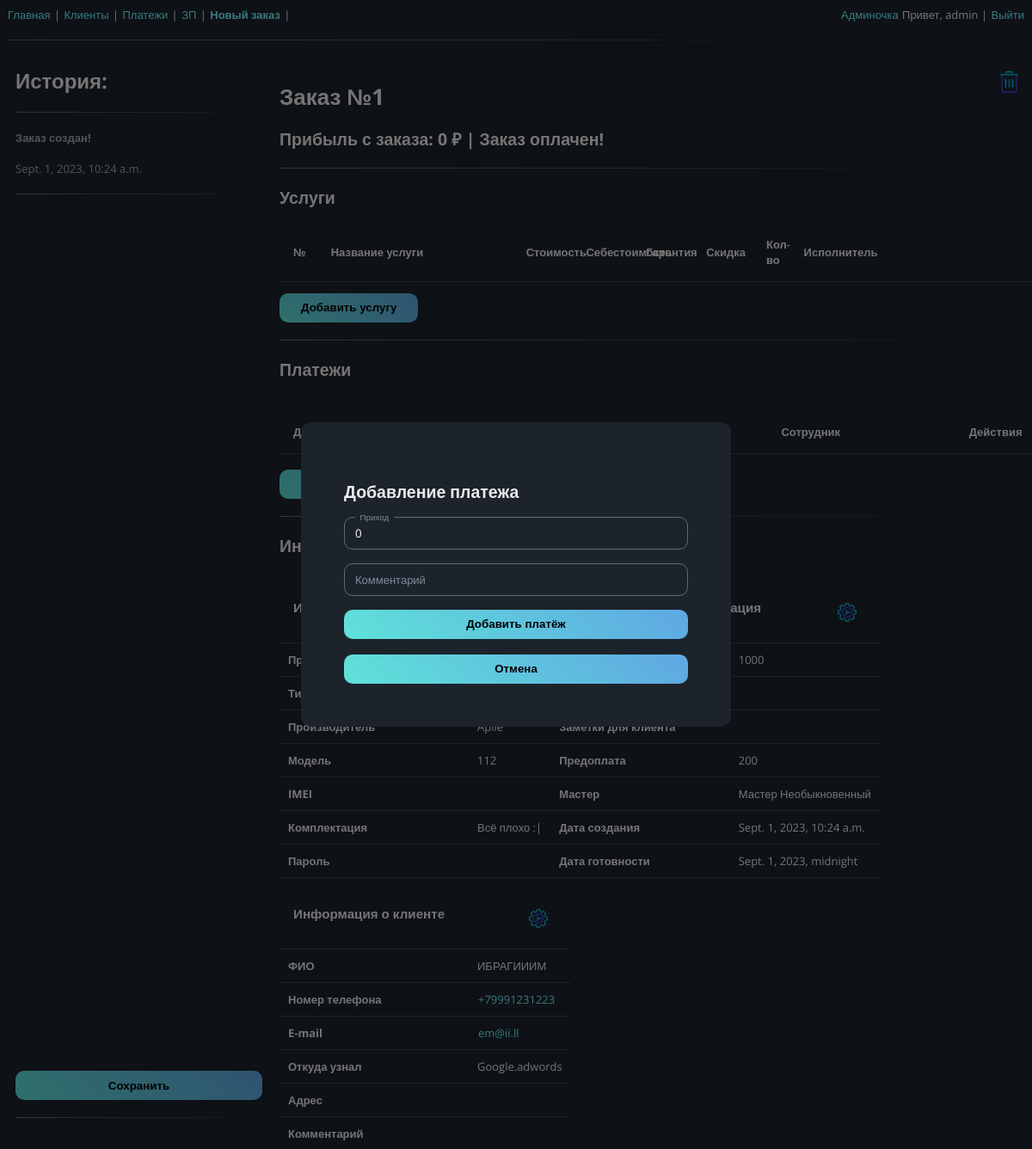
/order/1/close_order/ (signed in), run on the app's committed database.
### users/models.py (models this page shows, shortened)
class Employees(AbstractUser):
    percent = models.IntegerField(verbose_name='Процент от заказа', default=50)
    earnings = models.IntegerField(default=0, verbose_name='Заработок с последней выплаты')

### orders/models.py (models this page shows, shortened)
class OrderHistory(models.Model):
    order = models.ForeignKey(Order, on_delete=models.CASCADE, verbose_name='Заказ')
    employee = models.ForeignKey(Employees, on_delete=models.PROTECT, null=True, blank=True,
                                verbose_name='Исполнитель')
    date = models.DateTimeField(default=timezone.now)
    message = models.CharField(max_length=200, verbose_name='Сообщение')

class Order(models.Model):
    class Meta:
        verbose_name = 'Заказ'
        verbose_name_plural = 'Заказы'
        ordering = ['-pk']
    def get_finance_data(self):
        works = Works.objects.filter(order_id=self.pk)
        payments = Payments.objects.filter(order_id=self.pk)
        prepayments_sum, profit, price = 0, 0, 0
        for payment in payments:
            prepayments_sum += payment.income + payment.expense
        for work in works:
            work_price = (work.price - work.discount) * work.quantity
            price += work_price
            profit += work_price - (work.cost * work.quantity)
        client_debt = price - prepayments_sum
        finance_data = {'profit': profit, 'client_debt': client_debt}
        return finance_data
    def get_order_data(self):
        order_data = {}
        order_data['order'] = self
        order_data['client'] = order_data['order'].client
        order_data['works'] = Works.objects.filter(order_id=order_data['order'].pk)
        order_data['payments'] = Payments.objects.filter(order_id=order_data['order'].pk)
        order_data['history'] = OrderHistory.objects.filter(order_id=order_data['order'].pk).order_by('-pk')
        print('!!!!! ДАННЫЕ ИЗ БД !!!!!')
        cache.set_many({
            'order': order_data['order'],
            'client': order_data['client'],
            'works': order_data['works'],
            'payments': order_data['payments'],
            'history': order_data['history']
        })
        return order_data
    def get_order_data_cached(self):
        order_data_cached = {}
        order_data_cached['order'] = cache.get('order')
        order_data_cached['client'] = cache.get('client')
        order_data_cached['works'] = cache.get('works')
        order_data_cached['payments'] = cache.get('payments')
        order_data_cached['history'] = cache.get('history')
        print('!!!!! ДАННЫЕ ИЗ КЭША !!!!!')
        if not order_data_cached['order']:
            order_data_cached = self.get_order_data()
        return order_data_cached
    client = models.ForeignKey(Client, on_delete=models.PROTECT, verbose_name='Клиент')
    employee = models.ForeignKey(Employees, on_delete=models.PROTECT, null=True, blank=True,
                                verbose_name='Исполнитель')
    whats_broken = models.CharField(max_length=50, verbose_name='Неисправность')
    device_appearance = models.CharField(max_length=80, blank=True,
                                         default='', verbose_name='Состояние')
    device_type = models.CharField(max_length=20, blank=True, default='',
                                   verbose_name='Тип устройства')
    imei = models.CharField(max_length=20, blank=True, default='', verbose_name='IMEI/SN')
    device_brand = models.CharField(max_length=20, verbose_name='Производитель')
    device_model = models.CharField(max_length=20, verbose_name='Модель')
    device_kit = models.CharField(max_length=80, blank=True, default='',
                                  verbose_name='Комплектация')
    device_pass = models.CharField(max_length=20, blank=True, default='',
                                   verbose_name='Пароль')
    price = models.IntegerField(verbose_name='Орентировоная стоимость')
    note_hidden = models.CharField(max_length=150, blank=True, default='',
                                   verbose_name='Заметки клиент НЕ видит')
    note_client = models.CharField(max_length=150, blank=True, default='',
                                   verbose_name='Заметки клиент видит')
    prepayment = models.IntegerField(null=True, blank=True, verbose_name='Предоплата')
    profit = models.IntegerField(null=True, default=0, verbose_name='Профит')
    debt = models.IntegerField(null=True, default=0, verbose_name='Клиент должен')
    date_creation = models.DateTimeField(default=timezone.now, null=True, verbose_name='Дата создания')
    date_completion = models.DateTimeField(null=True, verbose_name='Дата готовности')
    in_work = models.BooleanField(default=True)

### clients/models.py (models this page shows, shortened)
class Client(models.Model):
    name = models.CharField(max_length=40, verbose_name='Имя')
    tel = models.CharField(max_length=15, verbose_name='Номер телефона')
    email = models.EmailField(blank=True, default='', verbose_name='E-mail')
    source = models.ForeignKey(ClientSource, on_delete=models.PROTECT,
                               null=True, blank=True, verbose_name='Источник')
    adress = models.CharField(max_length=150, blank=True, default='', verbose_name='Адрес')
    comment_client = models.CharField(max_length=50, blank=True, default='',
                                      verbose_name='Комментарий о клиенте')

class ClientSource(models.Model):
    source = models.CharField(max_length=30, default='', blank=True)
    def __str__(self):
        return self.source

### orders/views.py (the view, shortened to what this page needs)
# urls.py: path('order/<int:order_id>/close_order/', CloseOrder.as_view(), name='close_order'),
class CloseOrder(PermissionRequiredMixin, FormView):
    permission_required = 'orders.change_order'
    login_url = reverse_lazy('login')
    model = Payments
    template_name = 'add_payment.html'
    form_class = PaymentsIncomeForm
    def get_context_data(self, **kwargs: Any) -> Dict[str, Any]:
        order = Order.objects.get(pk=self.kwargs['order_id'])
        context = order.get_order_data_cached()
        context['form'] = super().get_form()
        context['form'].fields['income'].widget.attrs['readonly'] = True
        context['form'].initial={'income': order.get_finance_data()['client_debt']}
        return context

### orders/templates/add_payment.html (shortened to what this page needs)
{% extends "order.html" %}
{% block popup %}
<div class="popup open">
    <div class="popup__box">
        <h2>Добавление платежа</h2>
        <form method="POST">
            {% for field in form %}
            <div class="text-field text-field_floating">
                {{ field }}
                <label for="field.id_for_label" class="text-field__label">{{ field.label }}</label>
            </div>
            {% endfor %}
            <input class="button form_button" type="submit" value="Добавить платёж"><br>
            <input class="button form_button" type="button"
                onclick="window.location.href = '{% url 'order' order.pk %}';" value="Отмена">
        </form>
    </div>
</div>
{% endblock popup %}

### orders/templates/order.html (shortened to what this page needs)
{% extends "base.html" %}
{% load static %}
{% block content%}
<div class="order_containers">
    <div class="order_containers-history">
        <font size="5"><b>История: </b></font>
        <hr>
        <div class="scrollable">
        {% for message in history %}
            <div class="grey_text">
            <b>{{ message.message }}</b> <br>
            <font size="2">{{ message.employee.get_full_name }}</font> <br>
            <font size="2">{{ message.date }}</font>
            </div>
            <hr>
        {% endfor %}
        </div>
            {% if perms.orders.add_order %}
        <form method="POST" action="{% url 'add_history_message' order.pk %}">
            <br>
                <input class="button order_history_button" type="submit" value="Сохранить">
            {% endif %}
        </form>
        <hr>
    </div>
    <div class="order_containers-content">
        {% if perms.orders.delete_order %}
            <button class="icon_button last">
                <a href="{% url 'delete_order' order.pk %}">
                    <img src="{% static 'icons/delete1.png' %}" height="35">
                </a>
            </button>
        {% endif %}
        {% block popup %} {% endblock popup %}
        <h1> Заказ №{{order.id}}  </h1>
        <h2> Прибыль с заказа:  {{order.get_finance_data.profit}} &#8381; |
        {% with client_debt=order.get_finance_data.client_debt %}
            {% if client_debt < 0 %}
                Клиент оплатил: {{client_debt|cut:"-"}} &#8381;  </h2>
            {% elif client_debt == 0 %}
                Заказ оплачен!  </h2>
            {% else %}
                Клиент должен: {{client_debt}} &#8381;  </h2>
            {% endif %}
        {% endwith %}
        <hr>
        <h2>Услуги</h2>
        <table class="full_width">
            <thead>
                <th width=5%>№</th>
                <th>Название услуги</th>
                <th width=8%>Стоимость</th>
                <th width=8%>Себестоимость</th>
                <th width=8%>Гарантия</th>
                <th width=8%>Скидка</th>
                <th width=5%>Кол-во</th>
                <th>Исполнитель</th>
                <th width=6%></th>
            </thead>
        </table>
        <p><input class="button" type="button" onclick="window.location.href = '{% url 'add_work' order.pk %}';" value="Добавить услугу"></p>
        <hr>
        <h2>Платежи</h2>
        <a name="payments"></a>
        <table border="0" class="full_width">
            <thead>
                <th width=30%>Дата</th>
                <th width=10%>Сумма</th>
                <th width=25%>Описание</th>
                <th width=25%>Сотрудник</th>
                <th width=10%>Действия</th>
            </thead>
        </table>
        <br>
        <h2>Информация</h2>
        <div class="flexible_table_info">
            <div class="flexible_table_info-item">
                <table>
                    <thead>
                        <th colspan="2"><h3>Информация об устройстве</h3></th>
                    </thead>
                    <tbody>
                        <tr>
                            <td width="220"> <b>Причина обращения</b> </td>
                            <td>{{ order.whats_broken}} </td>
                        </tr>
                        <tr>
                            <td> <b>Тип устройства</b> </td>
                            <td> {{order.device_type}} </td>
                        </tr>
                        <tr>
                            <td> <b> Производитель </b> </td>
                            <td> {{order.device_brand}} </td>
                        </tr>
                        <tr>
                            <td> <b> Модель </b> </td>
                            <td> {{order.device_model}} </td>
                        </tr>
                        <tr>
                            <td> <b> IMEI </b> </td>
                            <td> {{order.imei}} </td>
                        </tr>
                        <tr>
                            <td> <b> Комплектация </b> </td>
                            <td> {{order.device_appearance}} </td>
                        </tr>
                        <tr>
                            <td> <b> Пароль </b> </td>
                            <td> {{order.device_pass}} </td>
                        </tr>
                    </tbody>
                </table>
            </div>
            <div class="flexible_table_info-item">
                <table>
                    <thead>
                        <th colspan="2"> <h3>Дополнительная информация
                        {% if perms.orders.change_order %}
                            <button class="icon_button last">
                                <a href="{% url 'edit_order' order.pk %}">
                                    <img src="{% static 'icons/edit2.png' %}" height="30">
                                </a>
                            </button>
                        {% endif %}</th>
                    </thead>
                    <tbody>
                        <tr>
                            <td> <b> Ориентировочная стоимость </b> </td>
                            <td> {{order.price}} </td>
                        </tr>
                        <tr>
                            <td> <b> Заметки (клиент не видит) </b> </td>
                            <td> {{order.note_hidden}} </td>
                        </tr>
                        <tr>
                            <td> <b> Заметки для клиента </b> </td>
                            <td> {{order.note_client}} </td>
                        </tr>
                        <tr>
                            <td> <b> Предоплата </b> </td>
                            <td> {{order.prepayment}} </td>
                        </tr>
                        <tr>
                            <td> <b> Мастер </b> </td>
                            <td> {{order.employee.get_full_name}} </td>
                        </tr>
                        <tr>
                            <tr>
                                <td> <b> Дата создания </b> </td>
                                <td> {{order.date_creation}} </td>
                            </tr>
                            <tr>
                            <td> <b> Дата готовности </b> </td>
                            <td> {{order.date_completion}} </td>
                        </tr>
                    </tbody>
                </table>
            </div>
            <div class="flexible_table_info-item">
                <table>
                    <thead>
                        <th colspan="2" align="left"><h3>Информация о клиенте
                            {% if perms.clients.change_client %}
                                <button class="icon_button last">
                                    <a href="{% url 'edit_client' client.pk %}?order_id={{order.pk}}">
                                        <img src="{% static 'icons/edit2.png' %}" height="30">
                                    </a>
                                </button>
                            {% endif %}
                        </h3></th>
                    </thead>
                    <tbody>
                        <tr>
                            <td width="220"> <b>ФИО</b> </td>
                            <td>{{ client.name }}</td>
                        </tr>
                        <tr class="table_info">
                            <td> <b>Номер телефона</b> </td>
                            <td> <a href="tel:{{client.tel}}">{{client.tel}}</a> </td>
                        </tr>
                        <tr>
                            <td> <b> E-mail </b> </td>
                            <td> <a href="mailto:{{client.email}}">{{client.email}}</a> </td>
                        </tr>
                        <tr>
                            <td> <b> Откуда узнал </b> </td>
                            <td> {{client.source}} </td>
                        </tr>
                        <tr>
                            <td> <b> Адрес </b> </td>
                            <td> {{client.adress}} </td>
                        </tr>
                        <tr>
                            <td> <b> Комментарий </b> </td>
                            <td> {{client.comment_client}} </td>
                        </tr>
                    </tbody>
                </table>
            </div>
        </div>
    </div>
</div>
{% endblock content %}

### my_service/templates/base.html (shortened to what this page needs)
<!DOCTYPE html>
{% load static %}
{% load search_param_replace_tag %}
<html>
<head>
    <link rel="stylesheet" href="{% static 'css/style.css' %}" />
    <link rel="stylesheet" href="{% static 'css/table.css' %}" />
    <link rel="stylesheet" href="{% static 'css/popup.css' %}" />
</head>
<body>
    <div>
        <a href="{% url 'orders' %}">Главная</a> |
        <a href="{% url 'clients' %}">Клиенты</a> |
        <a href="{% url 'payments' %}?date=month">Платежи</a> |
        <a href="{% url 'main_salary' %}">ЗП</a> |
        <a href="{% url 'create_order' %}"><b>Новый заказ</b></a> |
        {% if request.user.is_authenticated %}
            <div class="last">
            {% if request.user.is_superuser %}
                <a href="/admin/">Админочка</a>
            {% endif %}
            Привет, {{ request.user.username }} |
            <a href="{% url 'logout' %}">Выйти</a>   </div>
        {% else %}
            <div class="last"><a href="{% url 'login' %}"><b>Войти</b></a> |
            <a href="{% url 'register' %}"><b>Регистрация</b></a></div>
        {% endif %}
    </div>
    <hr>
    <div>{% block content%}{% endblock content %}</div>
</body>
</html>

### data on the page
Employees: user.username "admin"
OrderHistory: message "Заказ создан!", date "Sept. 1, 2023, 10:24 a.m."
Order: id "Отмена", id "1", get_finance_data.profit "0", id "Добавить услугу", device_brand "Aplle", device_model "112", device_appearance "Всё плохо :|", price "1000", prepayment "200", employee.get_full_name "Мастер Необыкновенный", date_creation "Sept. 1, 2023, 10:24 a.m.", date_completion "Sept. 1, 2023, midnight"
Client: name "ИБРАГИИИМ", tel "+79991231223", email "em@ii.ll", source "Google.adwords"
